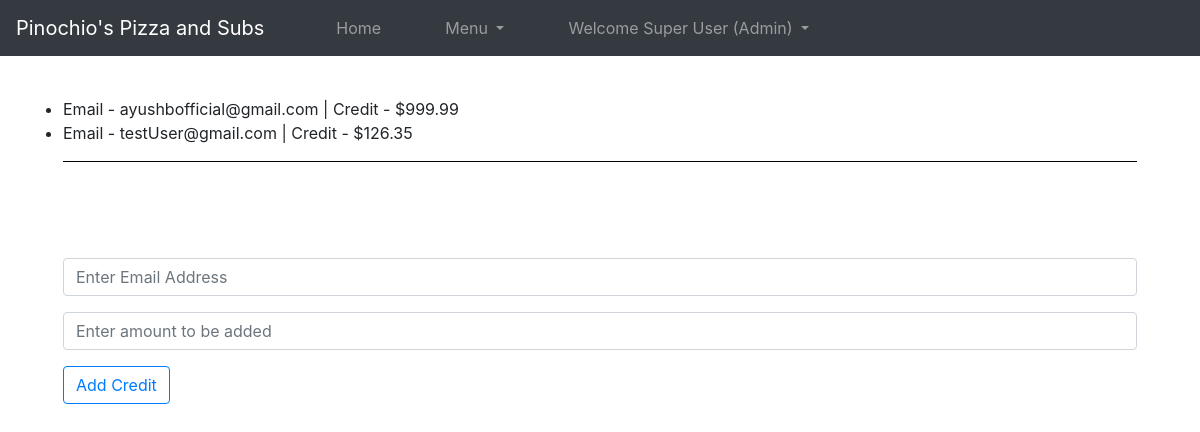
Page /addCredit (signed in) on the committed database.
### orders/models.py (models this page shows, shortened)
class Credits(models.Model):
    user = models.ForeignKey(User, on_delete=models.CASCADE)
    credit = models.DecimalField(max_digits=5, decimal_places=2, null=True)
    class Meta:
        verbose_name_plural = "Credits"

### orders/views.py (the view)
# urls.py: path("addCredit", views.addCredit, name="addCredit"),
def addCredit(request):
    if request.user.is_authenticated:
        if request.user.is_superuser:
            name = request.user.first_name+' '+request.user.last_name
            context = {
                "username": name,
                "users": User.objects.all(),
                "credits": Credits.objects.all()
            }
            return render(request, "menu/addBalance.html", context)
        else:
            return render(request, "menu/error.html", {"message": "Forbidden!"})
    else:
        return render(request, "menu/error.html", {"message": "Please Log In First!"})

### orders/templates/menu/addBalance.html (shortened to what this page needs)
{% extends 'menu/base.html' %}
{% block body %}
<div class="container-fluid">
    <div class="row">
        <div class="col-12">
        </div>
        <div class="col-12">
            <div class="m-5">
                <ul>
                {% for credit in credits %}
                <li>Email - {{credit.user.email}} | Credit - ${{credit.credit}}</li>
                {% endfor %}
                </ul>
                <hr style="color: black;background-color: black;">
            </div>
        </div>
        <div class="col-12">
            <div class="p-5">
                <form action="{% url 'updateCredit' %}" method="POST">
                    <div class="form-group">
                       <input type="email" name="mail" class="form-control" autocomplete="off" placeholder="Enter Email Address" autofocus required>
                    </div>
                    <div class="form-group">
                        <input type="number" name="cost" class="form-control" min="0.00" max="999.99" step="0.01" placeholder="Enter amount to be added" required>
                    </div>
                    <button type="submit" class="btn btn-outline-primary">Add Credit</button>
                </form>
            </div>
        </div>
    </div>
</div>
{% endblock body %}

### orders/static/css/style.css (style rules this page uses)
* { margin: 0; padding: 0; }
.container-fluid { overflow: hidden; }

### rows in the picture
Credits: user.email "ayushbofficial@gmail.com", credit "999.99"
Credits: user.email "testUser@gmail.com", credit "126.35"
